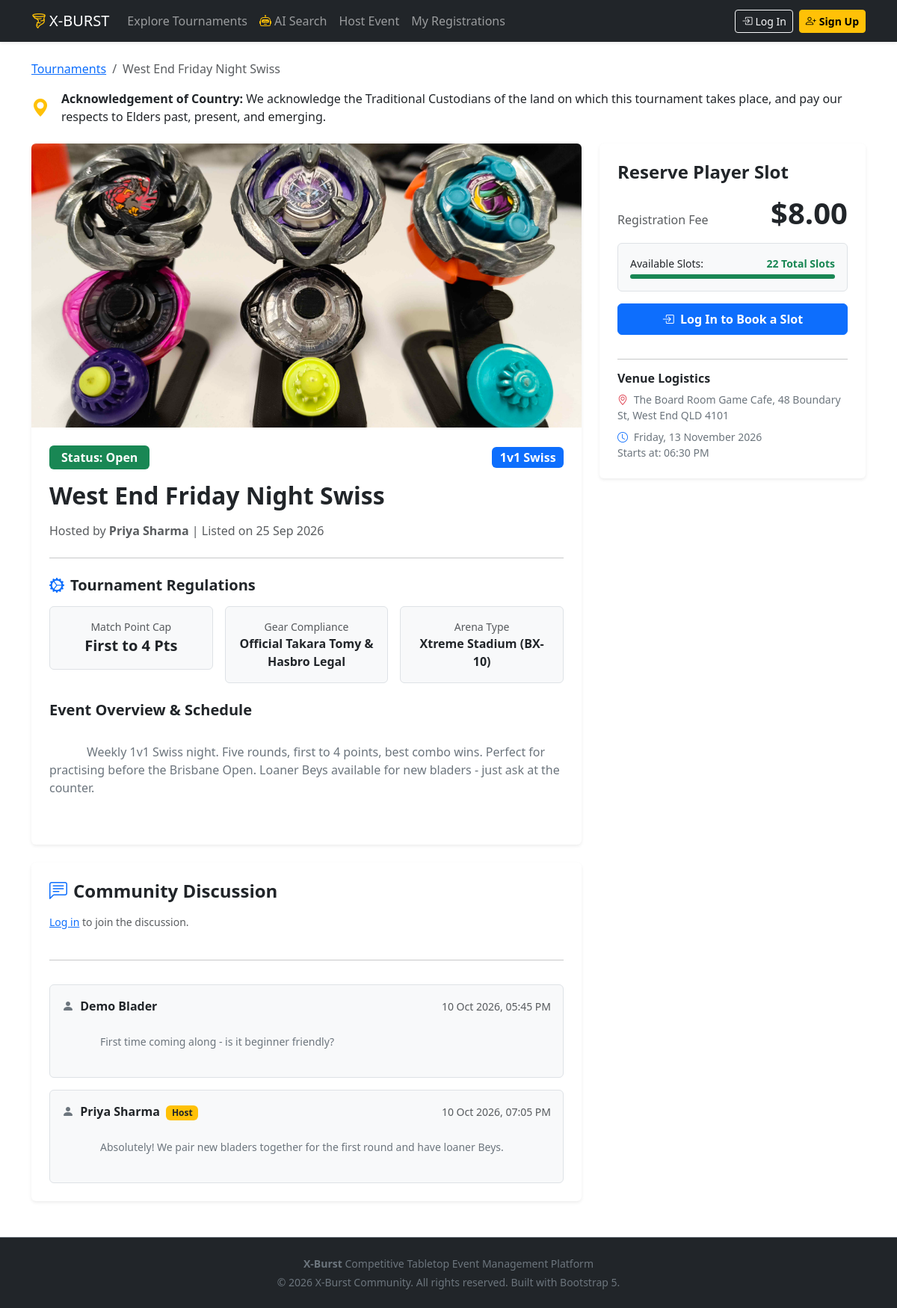
Screenshot of /event/2 with the database file from the repository.
### beyblade/models.py (models this page shows, shortened)
class Tournament(db.Model):
    __tablename__ = 'tournaments'
    __table_args__ = (
        db.CheckConstraint('end_time > start_time', name='ck_end_after_start'),
    )
    id = db.Column(db.Integer, primary_key=True)
    title = db.Column(db.String(150), nullable=False)
    category = db.Column(db.String(50), nullable=False)
    start_time = db.Column(db.DateTime, nullable=False)
    end_time = db.Column(db.DateTime, nullable=False)
    venue = db.Column(db.String(200), nullable=False)
    image = db.Column(db.String(255), nullable=True)
    description = db.Column(db.Text, nullable=False)
    match_points = db.Column(db.Integer, default=4)
    gear_legality = db.Column(db.String(100), nullable=True)
    stadium_type = db.Column(db.String(100), nullable=True)
    capacity = db.Column(db.Integer, nullable=False)
    price = db.Column(db.Numeric(6, 2), nullable=False, default=0)
    ack_statement = db.Column(db.String(20), default='none')
    custom_ack_text = db.Column(db.Text, nullable=True)
    ack_statement = db.Column(
        db.Enum('none', 'generic', 'enhanced',
            name='ack_statement',
            create_constraint=True,
            validate_strings=True),
            default='none',
            nullable=False,
            )
    custom_ack_text = db.Column(db.String(255), nullable=True)
    status = db.Column(
        db.Enum('open', 'sold_out', 'inactive', 'cancelled',
            name='tournament_status',
            create_constraint=True,
            validate_strings=True),
            default='open',
            nullable=False,
            )
    embedding = db.Column(db.JSON, nullable=True)
    host_id = db.Column(db.Integer, db.ForeignKey('users.id'), nullable=False)
    created_at = db.Column(db.DateTime, default=datetime.now)
    host = db.relationship('User', back_populates='tournaments_hosted')
    bookings = db.relationship(
        'Booking',
        back_populates='tournament',
        lazy=True,
        cascade='all, delete-orphan',
    )
    comments = db.relationship(
        'Comment',
        back_populates='tournament',
        lazy=True,
        cascade='all, delete-orphan',
        order_by='Comment.created_at',
    )

class User(UserMixin, db.Model):
    __tablename__ = 'users'
    id = db.Column(db.Integer, primary_key=True)
    first_name = db.Column(db.String(80), nullable=False)
    last_name = db.Column(db.String(80), nullable=False)
    email = db.Column(db.String(120), index=True, unique=True, nullable=False)
    mobile = db.Column(db.String(20), nullable=False)
    street_address = db.Column(db.String(200), nullable=False)
    password_hash = db.Column(db.String(255), nullable=False)
    created_at = db.Column(db.DateTime, default=datetime.now)
    bookings = db.relationship('Booking', back_populates='user', cascade='all, delete-orphan')
    comments = db.relationship('Comment', back_populates='user', cascade='all, delete-orphan')
    tournaments_hosted = db.relationship('Tournament', back_populates='host', cascade='all, delete-orphan')
    @property
    def full_name(self):
        return f"{self.first_name} {self.last_name}"

class Comment(db.Model):
    __tablename__ = 'comments'
    id = db.Column(db.Integer, primary_key=True)
    user_id = db.Column(db.Integer, db.ForeignKey('users.id'), nullable=False)
    tournament_id = db.Column(db.Integer, db.ForeignKey('tournaments.id'), nullable=False)
    body = db.Column(db.Text, nullable=False)
    is_host_reply = db.Column(db.Boolean, default=False)
    created_at = db.Column(db.DateTime, default=datetime.now)
    user = db.relationship('User', back_populates='comments')
    tournament = db.relationship('Tournament', back_populates='comments')

### beyblade/routes.py (the view)
@bp.route('/event/<int:id>')
def event_details(id):
    tournament = Tournament.query.get_or_404(id)
    return render_template('event-details.html', tournament=tournament)

### beyblade/templates/event-details.html (shortened to what this page needs)
{% extends 'base.html' %}  {% block content %}
<main class="container py-4">
  <nav aria-label="breadcrumb" class="mb-3">
    <ol class="breadcrumb">
      <li class="breadcrumb-item">
        <a href="{{ url_for('main.index') }}">Tournaments</a>
      </li>
      <li class="breadcrumb-item active" aria-current="page">
        {{ tournament.title }}
      </li>
    </ol>
  </nav>
  {% if tournament.ack_statement != 'none' %}
  <div class="ack-banner rounded-3 mb-4 d-flex align-items-center">
    <i class="bi bi-geo-alt-fill text-warning fs-4 me-3"></i>
    <div>
      <strong>Acknowledgement of Country:</strong>
      {% if tournament.ack_statement == 'generic' %} We acknowledge the
      Traditional Custodians of the land on which this tournament takes place,
      and pay our respects to Elders past, present, and emerging. {% elif
      tournament.ack_statement == 'enhanced' and tournament.custom_ack_text %}
      {{ tournament.custom_ack_text }} {% endif %}
    </div>
  </div>
  {% endif %}
  <div class="row g-4">
    <div class="col-lg-8">
      <div class="card border-0 shadow-sm overflow-hidden mb-4">
        <img
          src="{{ url_for('static', filename='img/' + tournament.image) }}"
          class="img-fluid"
          alt="{{ tournament.title }} Arena"
          style="max-height: 380px; object-fit: cover; width: 100%"
          onerror="this.src=`{{ url_for('static', filename='img/event-deck3v3.jpg') }}`;"
        />
        <div class="card-body p-4">
          <div
            class="d-flex flex-wrap justify-content-between align-items-center gap-2 mb-3"
          >
            {% if tournament.status == 'open' %}
            <span class="badge badge-status-open px-3 py-2 fs-6"
              >Status: Open</span
            >
            {% elif tournament.status == 'sold_out' %}
            <span class="badge badge-status-soldout px-3 py-2 fs-6"
              >Status: Sold Out</span
            >
            {% else %}
            <span class="badge badge-status-inactive px-3 py-2 fs-6"
              >Status: {{ tournament.status|title }}</span
            >
            {% endif %}
            <span class="badge bg-primary fs-6">
              {% if tournament.category == 'deck3v3' %}3v3 Deck {% elif
              tournament.category == 'swiss1v1' %}1v1 Swiss {% elif
              tournament.category == 'limited' %}Limited Format {% else %}Casual
              Free-Play{% endif %}
            </span>
          </div>
          <h1 class="h2 fw-bold text-dark mb-3">{{ tournament.title }}</h1>
          <p class="text-muted">
            Hosted by <strong>{{ tournament.host.full_name }}</strong> | Listed
            on {{ tournament.created_at.strftime('%d %b %Y') }}
          </p>
          <hr class="my-4" />
          <h5 class="fw-bold mb-3">
            <i class="bi bi-gear-wide-connected text-primary me-2"></i
            >Tournament Regulations
          </h5>
          <div class="row g-3 mb-4">
            <div class="col-sm-4">
              <div class="p-3 bg-light rounded border text-center">
                <div class="text-muted small">Match Point Cap</div>
                <div class="fw-bold fs-5 text-dark">
                  First to {{ tournament.match_points }} Pts
                </div>
              </div>
            </div>
            <div class="col-sm-4">
              <div class="p-3 bg-light rounded border text-center">
                <div class="text-muted small">Gear Compliance</div>
                <div class="fw-bold fs-6 text-dark">
                  {{ tournament.gear_legality or 'Standard' }}
                </div>
              </div>
            </div>
            <div class="col-sm-4">
              <div class="p-3 bg-light rounded border text-center">
                <div class="text-muted small">Arena Type</div>
                <div class="fw-bold fs-6 text-dark">
                  {{ tournament.stadium_type or 'Standard Xtreme' }}
                </div>
              </div>
            </div>
          </div>
          <h5 class="fw-bold mb-2">Event Overview & Schedule</h5>
          <p class="text-secondary" style="white-space: pre-wrap">
            {{ tournament.description }}
          </p>
        </div>
      </div>
      <div class="card border-0 shadow-sm p-4 mb-4">
        <h4 class="fw-bold mb-3">
          <i class="bi bi-chat-left-text text-primary me-2"></i>Community
          Discussion
        </h4>
        {% if current_user.is_authenticated %}
        <form
          method="POST"
          action="{{ url_for('main.add_comment', id=tournament.id) }}"
          class="mb-4"
        >
          <div class="mb-3">
            <label for="commentInput" class="form-label small fw-semibold"
              >Leave a Question or Note for the Host</label
            >
            <textarea
              name="body"
              id="commentInput"
              class="form-control"
              rows="3"
              placeholder="Ask about deck checks, stadium setups, or parking..."
              required
            ></textarea>
          </div>
          <button type="submit" class="btn btn-primary btn-sm px-3 fw-semibold">
            Post Comment
          </button>
        </form>
        {% else %}
        <p class="text-muted small mb-4">
          <a href="{{ url_for('auth.login', next=request.path) }}">Log in</a>
          to join the discussion.
        </p>
        {% endif %}
        <hr />
        <div class="vstack gap-3 mt-3">
          {% for comment in tournament.comments %}
          <div class="p-3 bg-light rounded border">
            <div class="d-flex justify-content-between align-items-center mb-1">
              <strong class="text-dark">
                <i class="bi bi-person-fill text-secondary me-1"></i> {{
                comment.user.full_name }}
                {% if comment.user.id == tournament.host_id %}
                <span class="badge bg-warning text-dark ms-1">Host</span>
                {% endif %}
              </strong>
              <span class="text-muted small"
                >{{ comment.created_at.strftime('%d %b %Y, %I:%M %p') }}</span
              >
            </div>
            <p class="mb-0 text-secondary small" style="white-space: pre-wrap">
              {{ comment.body }}
            </p>
          </div>
          {% else %}
          <div class="text-center text-muted small py-3">
            No comments yet. Be the first to ask a question!
          </div>
          {% endfor %}
        </div>
      </div>
    </div>
    <div class="col-lg-4">
      <div class="card border-0 shadow-sm p-4 sticky-top" style="top: 80px">
        <h4 class="fw-bold mb-3">Reserve Player Slot</h4>
        <div class="d-flex justify-content-between align-items-baseline mb-3">
          <span class="text-muted">Registration Fee</span>
          <span class="display-6 fw-bold text-dark">
            {% if tournament.price == 0 %}Free{% else %}${{
            "%.2f"|format(tournament.price) }}{% endif %}
          </span>
        </div>
        <div class="p-3 bg-light rounded border mb-3 small">
          <div class="d-flex justify-content-between mb-1">
            <span>Available Slots:</span>
            <strong class="text-success"
              >{{ tournament.capacity }} Total Slots</strong
            >
          </div>
          <div class="progress" style="height: 6px">
            <div
              class="progress-bar bg-success"
              role="progressbar"
              style="width: 100%"
              aria-valuenow="100"
              aria-valuemin="0"
              aria-valuemax="100"
            ></div>
          </div>
        </div>
        {% if tournament.status == 'open' and tournament.capacity > 0 %}
        {% if not current_user.is_authenticated %}
        <a
          href="{{ url_for('auth.login', next=request.path) }}"
          class="btn btn-primary w-100 py-2 fw-semibold mb-3"
        >
          <i class="bi bi-box-arrow-in-right me-1"></i> Log In to Book a Slot
        </a>
        {% endif %}
        {% endif %}
        <hr />
        <h6 class="fw-bold mb-2">Venue Logistics</h6>
        <p class="small text-secondary mb-2">
          <i class="bi bi-geo-alt text-danger me-1"></i> {{ tournament.venue }}
        </p>
        <p class="small text-secondary mb-0">
          <i class="bi bi-clock text-primary me-1"></i> {{
          tournament.start_time.strftime('%A, %d %B %Y') }}<br />
          Starts at: {{ tournament.start_time.strftime('%I:%M %p') }}
        </p>
      </div>
    </div>
  </div>
</main>
{% endblock %}

### beyblade/templates/base.html (shortened to what this page needs)
<!doctype html>
<html lang="en">
  <head>
    <link
      href="https://cdn.jsdelivr.net/npm/bootstrap@5.3.3/dist/css/bootstrap.min.css"
      rel="stylesheet"
    />
    <link
      href="https://cdn.jsdelivr.net/npm/bootstrap-icons@1.11.3/font/bootstrap-icons.min.css"
      rel="stylesheet"
    />
    <link
      rel="stylesheet"
      href="{{ url_for('static', filename='style/main.css') }}"
    />
  </head>
  <body>
    <nav
      class="navbar navbar-expand-lg navbar-dark bg-dark sticky-top shadow-sm"
    >
      <div class="container">
        <a class="navbar-brand" href="{{ url_for('main.index') }}">
          <i class="bi bi-tornado me-1 text-warning"></i>X-<span>BURST</span>
        </a>
        <div class="collapse navbar-collapse" id="navbarContent">
          <ul class="navbar-nav me-auto mb-2 mb-lg-0">
            <li class="nav-item">
              <a class="nav-link" href="{{ url_for('main.index') }}"
                >Explore Tournaments</a
              >
            </li>
            <li class="nav-item">
              <a class="nav-link" href="{{ url_for('main.ai_search') }}"
                ><i class="bi bi-robot me-1 text-warning"></i>AI Search</a
              >
            </li>
            <li class="nav-item">
              <a class="nav-link" href="{{ url_for('main.create_event') }}"
                >Host Event</a
              >
            </li>
            <li class="nav-item">
              <a class="nav-link" href="{{ url_for('main.booking_history') }}"
                >My Registrations</a
              >
            </li>
          </ul>
          <div class="d-flex align-items-center gap-2">
            {% if current_user.is_authenticated %}
            <span class="text-light small d-none d-md-inline me-2"
              ><i class="bi bi-person-circle me-1"></i> {{
              current_user.full_name }}</span
            >
            <a
              href="{{ url_for('main.create_event') }}"
              class="btn btn-warning btn-sm fw-semibold"
              ><i class="bi bi-plus-circle me-1"></i>Create Event</a
            >
            <a
              href="{{ url_for('auth.logout') }}"
              class="btn btn-outline-light btn-sm"
              ><i class="bi bi-box-arrow-right me-1"></i>Log Out</a
            >
            {% else %}
            <a
              href="{{ url_for('auth.login') }}"
              class="btn btn-outline-light btn-sm"
              ><i class="bi bi-box-arrow-in-right me-1"></i>Log In</a
            >
            <a
              href="{{ url_for('auth.register') }}"
              class="btn btn-warning btn-sm fw-semibold"
              ><i class="bi bi-person-plus me-1"></i>Sign Up</a
            >
            {% endif %}
          </div>
        </div>
      </div>
    </nav>
    {% block content %} {% endblock %}
    <footer class="bg-dark text-light py-4 mt-auto border-top border-secondary">
      <div class="container text-center small text-secondary">
        <p class="mb-1">
          <strong>X-Burst</strong> Competitive Tabletop Event Management
          Platform
        </p>
        <p class="mb-0">
          &copy; 2026 X-Burst Community. All rights reserved. Built with
          Bootstrap 5.
        </p>
      </div>
    </footer>
  </body>
</html>

### beyblade/static/style/main.css (style rules this page uses)
.badge-status-open { background-color: #198754; color: white; }
body { display: flex; flex-direction: column; min-height: 100vh; }
main { flex: 1; }

### rows the page displays
Tournament: title "West End Friday Night Swiss", image (picture), created_at "25 Sep 2026", match_points "4", gear_legality "Official Takara Tomy & Hasbro Legal", stadium_type "Xtreme Stadium (BX-10)", description "Weekly 1v1 Swiss night. Five rounds, first to 4 points, best combo wins. Perfect for practising before the Brisbane Open. Loaner Beys available for new bladers - just ask at the counter.", price "8.00", capacity "22", venue "The Board Room Game Cafe, 48 Boundary St, West End QLD 4101", start_time "Friday, 13 November 2026", start_time "06:30 PM"
User: host.full_name "Priya Sharma"
Comment: user.full_name "Demo Blader", created_at "10 Oct 2026, 05:45 PM", body "First time coming along - is it beginner friendly?"
Comment: user.full_name "Priya Sharma", shows "Host", created_at "10 Oct 2026, 07:05 PM", body "Absolutely! We pair new bladers together for the first round and have loaner Beys."
